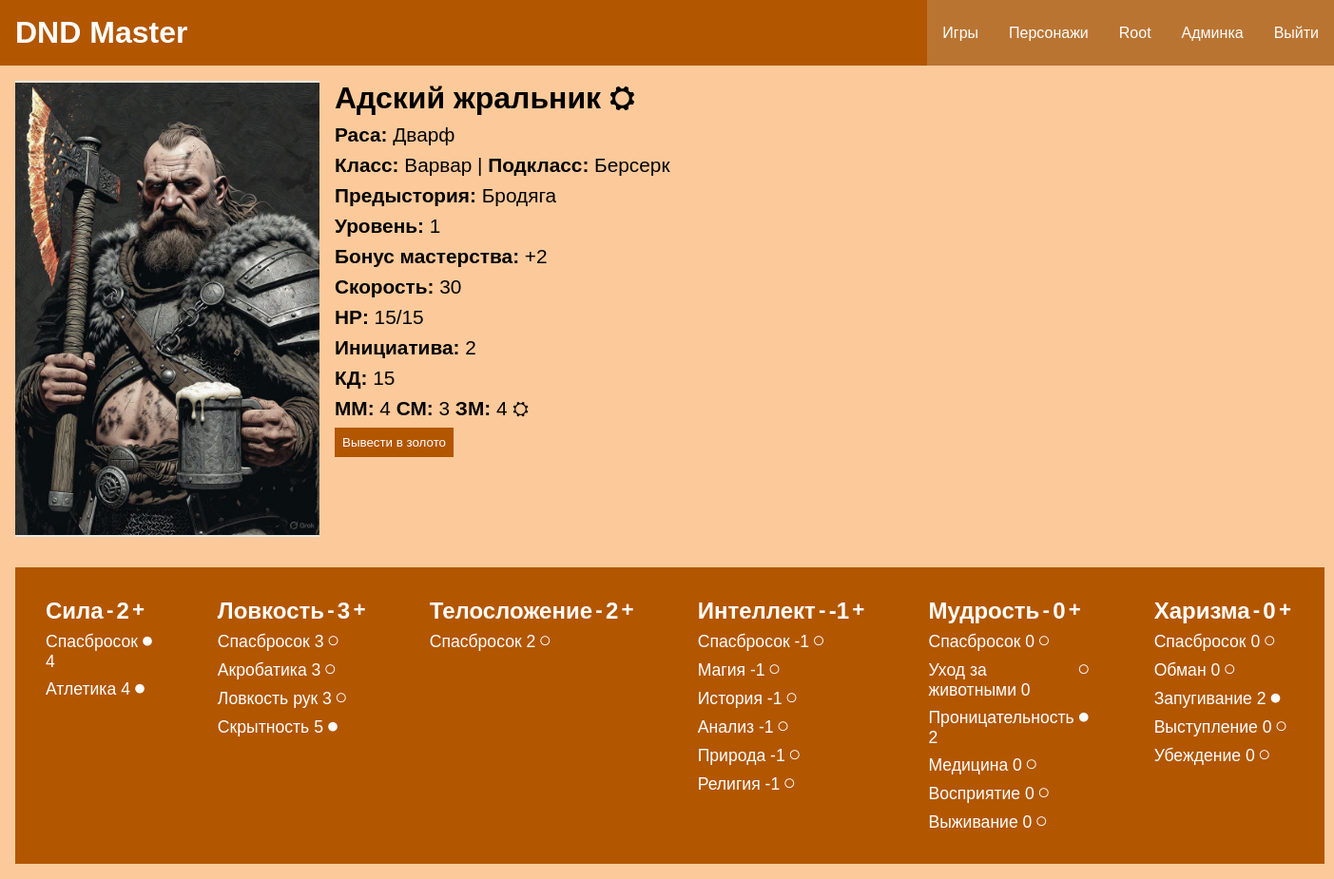
Before: /characters/adskij-zhralnik_dvarf_root/ (signed in) with the older database file.
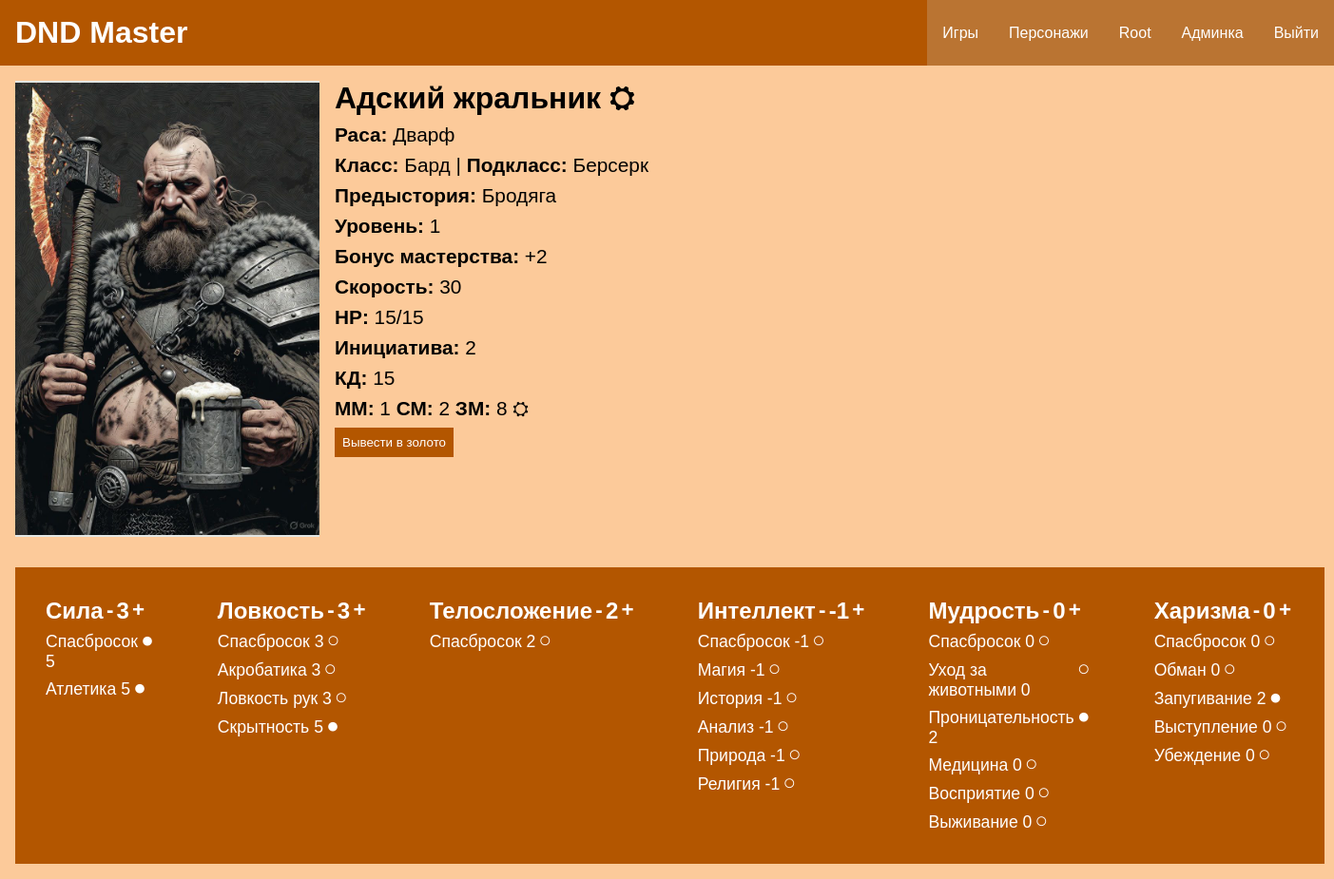
After: the same page with the newer database file.
### characterapp/models.py (models this page shows, shortened)
class Character(models.Model):
    name = models.CharField(max_length=100, verbose_name="Имя")
    dnd_class = models.ForeignKey(DndClass, on_delete=models.PROTECT, null=True, verbose_name="Класс")
    dnd_subclass = models.CharField(max_length=100, verbose_name="Подкласс", null=True, blank=True)
    race = models.ForeignKey(Race, on_delete=models.PROTECT, null=True, verbose_name="Раса")
    background = models.ForeignKey(Background, on_delete=models.PROTECT, null=True, verbose_name="Предыстория")
    max_hp = models.IntegerField(default=0, verbose_name="Max hp", validators=[MinValueValidator(0)])
    hp = models.IntegerField(default=0, verbose_name="HP", validators=[MinValueValidator(0)])
    armor_class = models.IntegerField(default=0, verbose_name="КД", validators=[MinValueValidator(0)])
    initiative = models.IntegerField(null=True, verbose_name="Инициатива", default=0)
    cooper_coins = models.IntegerField(default=0, verbose_name="ММ", validators=[MinValueValidator(0)])
    silver_coins = models.IntegerField(default=0, verbose_name="СМ", validators=[MinValueValidator(0)])
    gold_coins = models.IntegerField(default=0, verbose_name="ЗМ", validators=[MinValueValidator(0)])
    is_player = models.BooleanField(verbose_name="Игрок")
    player_name = models.CharField(max_length=100, null=True, verbose_name="Имя игрока", blank=True)
    image = models.ImageField(upload_to="characters/", null=True, blank=True, verbose_name="Изображение")
    user = models.ForeignKey(get_user_model(), null=True, blank=True, on_delete=models.PROTECT)
    level = models.IntegerField(default=1, verbose_name="Уровень", validators=[MinValueValidator(1)])
    speed = models.IntegerField(default=0, verbose_name="Скорость", validators=[MinValueValidator(0)])
    proficient_bonus = models.IntegerField(default=2, verbose_name="Бонус мастерства")
    slug = models.SlugField(null=True, blank=True)
    class Meta:
        unique_together = ('name', 'race', 'user')
        verbose_name = "Персонаж"
        verbose_name_plural = "Персонажи"
    def get_update_url(self):
        return reverse('characters:character-update', kwargs={'pk': self.pk})
    def get_coin_update_url(self):
        return reverse('characters:coin-update', kwargs={'pk': self.pk})
    def get_go_to_gold_url(self):
        return reverse('characters:go-to-gold', kwargs={'pk': self.pk})

class Ability(models.Model):
    class AbilityType(models.TextChoices):
        STR = 'STR', 'Сила'
        DEX = 'DEX', 'Ловкость'
        CON = 'CON', 'Телосложение'
        INT = 'INT', 'Интеллект'
        WIS = 'WIS', 'Мудрость'
        CHR = 'CHR', 'Харизма'
    ability = models.CharField(max_length=3, choices=AbilityType.choices, verbose_name="Навык")
    value = models.IntegerField(default=0, verbose_name="Характеристика")
    is_proficient = models.BooleanField(verbose_name="Профильное", default=False)
    character = models.ForeignKey(Character, on_delete=models.CASCADE, verbose_name="Персонаж", related_name="abilities")
    saving_throw = models.IntegerField(default=0, verbose_name="Спас бросок")
    class Meta:
        unique_together = ('character', 'ability')
        verbose_name = "Навык"
        verbose_name_plural = "Навыки"

class Skill(models.Model):
    class SkillType(models.TextChoices):
        ATH = 'ATH', 'Атлетика'
        ACR = 'ACR', 'Акробатика'
        SOH = 'SOH', 'Ловкость рук'
        STL = 'STL', 'Скрытность'
        ARC = 'ARC', 'Магия'
        HIS = 'HIS', 'История'
        INV = 'INV', 'Анализ'
        NAT = 'NAT', 'Природа'
        REL = 'REL', 'Религия'
        ANH = 'ANH', 'Уход за животными'
        INS = 'INS', 'Проницательность'
        MED = 'MED', 'Медицина'
        PER = 'PER', 'Восприятие'
        SUR = 'SUR', 'Выживание'
        DEC = 'DEC', 'Обман'
        IND = 'IND', 'Запугивание'
        PRF = 'PRF', 'Выступление'
        PRS = 'PRS', 'Убеждение'
    skill = models.CharField(max_length=3, choices=SkillType.choices, verbose_name="Скилл")
    value = models.IntegerField(default=0, verbose_name="Характеристика")
    is_proficient = models.BooleanField(verbose_name="Профильное", default=False)
    ability = models.ForeignKey(Ability, on_delete=models.CASCADE, verbose_name="Навык", related_name="skills")
    class Meta:
        unique_together = ('ability', 'skill')
        verbose_name = "Скилл"
        verbose_name_plural = "Скиллы"

### bookdata/models.py (models this page shows)
class Race(models.Model):
    name = models.CharField(max_length=100, verbose_name="Имя")
    image = models.ImageField(upload_to="bookdata/races/", null=True, blank=True, verbose_name="Изображение")
    class Meta:
        verbose_name = "Раса"
        verbose_name_plural = "Расы"
    def __str__(self):
        return self.name

class DndClass(models.Model):
    name = models.CharField(max_length=100, verbose_name="Имя")
    image = models.ImageField(upload_to="bookdata/classes/", null=True, blank=True, verbose_name="Изображение")
    class Meta:
        verbose_name = "Класс"
        verbose_name_plural = "Классы"
    def __str__(self):
        return self.name

class Background(models.Model):
    name = models.CharField(max_length=100, verbose_name="Имя")
    image = models.ImageField(upload_to="bookdata/backgrounds/", null=True, blank=True, verbose_name="Изображение")
    class Meta:
        verbose_name = "Происхождение"
        verbose_name_plural = "Происхождения"
    def __str__(self):
        return self.name

### characterapp/views.py (the view)
# urls.py: path('<slug:slug>/', views.CharacterDetailView.as_view(), name='character-detail'),
class CharacterDetailView(LoginRequiredMixin, UserPassesTestMixin, DetailView):
    model = Character
    context_object_name = 'character'
    template_name = 'characterapp/character_detail.html'
    def test_func(self):
        return (self.request.user == self.get_object().user) or (not self.get_object().is_player)
    def get_context_data(self, **kwargs):
        context = super().get_context_data(**kwargs)
        context['title'] = self.object.name
        return context

### characterapp/templates/characterapp/character_detail.html (shortened to what this page needs)
{% extends 'base.html' %}
{% block content %}
<div class="detail_page_div">
    <div class="character_detail_base">
        {% if character.image %}
        <img src="{{character.image.url}}">
        {% else %}
        <img src="/media/staticmedia/image-placeholder-vertical.jpg">
        {% endif %}
        <div class="character_detail_info">
            <h1>
                {{character.name}} <a href="{{character.get_update_url}}">⛭</a>{% if not character.is_player %} <span class="npc_sign">NPC</span> {% endif %}
            </h1>
            <p><b>Раса: </b>{{character.race}}</p>
            <p><b>Класс: </b>{{character.dnd_class}} | <b>Подкласс: </b>{{character.dnd_subclass}}</p>
            <p><b>Предыстория: </b>{{character.background}}</p>
            <p><b>Уровень: </b>{{character.level}}</p>
            <p><b>Бонус мастерства: </b>+{{character.proficient_bonus}}</p>
            <p><b>Скорость: </b>{{character.speed}}</p>
            <p><b>HP: </b>{{character.hp}}/{{character.max_hp}}</p>
            <p><b>Инициатива: </b>{{character.initiative}}</p>
            <p><b>КД: </b>{{character.armor_class}}</p>
            <p><b>ММ: </b>{{character.cooper_coins}} <b>СМ: </b>{{character.silver_coins}} <b>ЗМ: </b>{{ character.gold_coins }} <a href="{{character.get_coin_update_url}}">⛭</a></p>
            <form method="post" action="{{character.get_go_to_gold_url}}" class="go_to_gold_form">
                <button>Вывести в золото</button>
            </form>
        </div>
    </div>
    <div class="character_ability_collection">
        {% for ability in character.abilities.all %}
        <div class="ability_div">
            <div class="ability_element">
                <h2>{{ability.get_ability_display}}</h2>
                <form method="post" action="{% url 'characters:character-decrease-ability' ability.id %}">
                    <button>-</button>
                </form>
                <h2>{{ability.value}}</h2>
                <form method="post" action="{% url 'characters:character-increase-ability' ability.id %}">
                    <button>+</button>
                </form>
            </div>
            <div class="skill_div">
                <div class="skill_element">
                    <p>Спасбросок {{ability.saving_throw}}</p>
                    <form method="post" action="{% url 'characters:make-proficient-ability' ability.id %}">
                        <button>{% if ability.is_proficient %} ● {% else %} ○ {% endif %}</button>
                    </form>
                </div>
                {% for skill in ability.skills.all %}
                <div class="skill_element">
                    <p>{{ skill.get_skill_display }}  {{ skill.value }}</p>
                    <form method="post" action="{% url 'characters:make-proficient-skill' skill.id %}">
                        <button>{% if skill.is_proficient %} ● {% else %} ○ {% endif %}</button>
                    </form>
                </div>
                {% endfor %}
            </div>
        </div>
        {% endfor %}
    </div>
</div>
{% endblock %}

### templates/base.html (shortened to what this page needs)
{% load static %}
<!DOCTYPE html>
<html lang="en">
<head>
    <link rel="stylesheet" type="text/css" href="{% static 'characterapp/css/style.css' %}">
</head>
<body>
<header>
    <h1 class="header_h">DND Master</h1>
    <div class="header_links">
        <a href="{% url 'game:game-list' %}">Игры</a>
        <a href="{% url 'characters:character-list' %}">Персонажи</a>
        {% if request.user.is_authenticated %}
        <a href="{% url 'users:update' %}">{{request.user.username|capfirst}}</a>
        {% if request.user.is_staff %}
        <a href="{% url 'admin:index' %}">Админка</a>
        {% endif %}
        <a href="{% url 'users:logout' %}">Выйти</a>
        {% else %}
        <a href="{% url 'users:login' %}">Войти</a>
        <a href="{% url 'users:register' %}">Регистрация</a>
        {% endif %}
    </div>
</header>
<main>
    {% block content %}
    {% endblock %}
</main>
</body>
</html>

### characterapp/static/characterapp/css/style.css (style rules this page uses)
:root { --primary_background: #b35600; --link_secondary:#ba7432; --link_active: #faab61; --main_background: #fcca9a; --simple_background: #e3e6e3; }
html { min-height: 100%; }
body { min-height: 100vh; }
html, body { display: flex; flex-direction: column; }
* { padding: 0; margin: 0; font-family: sans-serif; }
header { background: var(--primary_background); display: flex; justify-content: space-between; }
.header_h { color: white; padding: 1rem; }
.header_links { display: flex; height: 100dp; }
.header_links a { display: block; height: 100%; align-content: center; background: var(--link_secondary); text-decoration: none; color: white; padding-right: 1rem; padding-left: 1rem; }
.detail_page_div { background: var(--main_background); min-height: calc(100vh - 6.3rem); padding: 1rem; }
.character_detail_base { display: flex; }
.character_detail_base img { width: 20rem; height: 30rem; object-fit: contain; background: var(--simple_background); }
.character_detail_info { padding-left: 1rem; }
.character_detail_info a { text-decoration: none; color: black; }
.character_detail_info p { margin-top: 0.5rem; font-size: 1.3rem; }
.go_to_gold_form { margin-top: 0.5rem; }
.go_to_gold_form button { padding: 0.5rem; background: var(--primary_background); color: white; border-style: none; cursor: pointer; transition: background 30ms ease-in-out; }
.character_ability_collection { margin-top: 2rem; display: flex; justify-content: space-around; }
.ability_div { padding: 2rem; background: var(--primary_background); color: white; }
.ability_element, .skill_element { display: flex; }
.ability_element h2, .skill_element p { margin-right: 0.2rem; }
.ability_element button { margin-right: 0.2rem; cursor: pointer; background: none; font-weight: bold; border-style: none; color: white; font-size: 1.4rem; }
.skill_element button { margin-right: 0.2rem; cursor: pointer; background: none; font-weight: bold; border-style: none; color: white; margin-top: 0.25rem; font-size: 1.4rem; }
.skill_div p { font-size: 1.1rem; margin-top: 0.5rem; }

Changed rows visible on the page:
changed Character "Адский жральник": dnd_class "Варвар" → "Бард"; cooper_coins "4" → "1"; silver_coins "3" → "2"; gold_coins "4" → "8"
changed Ability "Сила": value "2" → "3"; saving_throw "4" → "5"
changed Skill "Атлетика": value "4" → "5"
